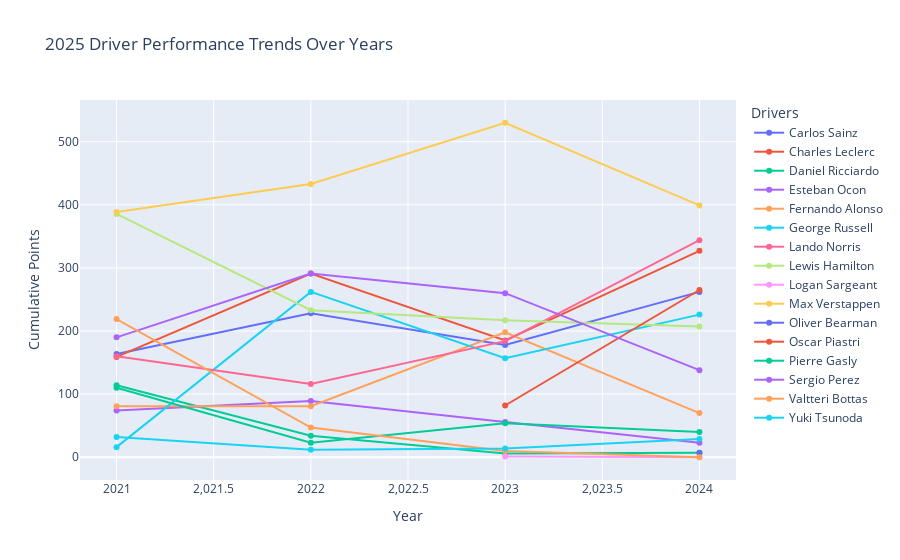

The notebook cell this image was saved under:
### Code cell
driver_performance = data.groupby(['Driver', 'Year'])['Points'].sum().reset_index()

# Interactive visualization
def plot_driver_trends(selected_drivers=None):
    if selected_drivers:
        filtered_data = driver_performance[driver_performance['Driver'].isin(selected_drivers)]
    else:
        filtered_data = driver_performance  # Show all drivers if none are selected
    
    fig = px.line(filtered_data, x="Year", y="Points", color="Driver",
                  title="2025 Driver Performance Trends Over Years",
                  markers=True,
                  labels={"Points": "Cumulative Points"})
    fig.update_layout(legend_title_text="Drivers")
    return fig

# Example usage: Visualize specific drivers
selected_drivers = ["Max Verstappen","Pierre Gasly","Oliver Bearman","Esteban Ocon","Yuki Tsunoda","George Russell", "Lewis Hamilton", "Fernando Alonso","Valtteri Bottas", "Sergio Perez","Carlos Sainz","Charles Leclerc","Oscar Piastri","Lando Norris","Daniel Ricciardo","Logan Sargeant"]
fig = plot_driver_trends(selected_drivers)
fig.show()

### Figure 1 — Plotly figure (JSON) as saved in the notebook; plotly's stock layout.template omitted (floating-point values rounded to 4 significant figures)
{"data": [{"hovertemplate": "Driver=Carlos Sainz<br>Year=%{x}<br>Cumulative Points=%{y}<extra></extra>", "legendgroup": "Carlos Sainz", "line": {"color": "#636efa", "dash": "solid"}, "marker": {"symbol": "circle"}, "mode": "markers+lines", "name": "Carlos Sainz", "orientation": "v", "showlegend": true, "type": "scatter", "x": [2021, 2022, 2023, 2024], "xaxis": "x", "y": [163.5, 228, 178, 262], "yaxis": "y"}, {"hovertemplate": "Driver=Charles Leclerc<br>Year=%{x}<br>Cumulative Points=%{y}<extra></extra>", "legendgroup": "Charles Leclerc", "line": {"color": "#EF553B", "dash": "solid"}, "marker": {"symbol": "circle"}, "mode": "markers+lines", "name": "Charles Leclerc", "orientation": "v", "showlegend": true, "type": "scatter", "x": [2021, 2022, 2023, 2024], "xaxis": "x", "y": [159, 291, 185, 327], "yaxis": "y"}, {"hovertemplate": "Driver=Daniel Ricciardo<br>Year=%{x}<br>Cumulative Points=%{y}<extra></extra>", "legendgroup": "Daniel Ricciardo", "line": {"color": "#00cc96", "dash": "solid"}, "marker": {"symbol": "circle"}, "mode": "markers+lines", "name": "Daniel Ricciardo", "orientation": "v", "showlegend": true, "type": "scatter", "x": [2021, 2022, 2023, 2024], "xaxis": "x", "y": [114, 34, 6, 7], "yaxis": "y"}, {"hovertemplate": "Driver=Esteban Ocon<br>Year=%{x}<br>Cumulative Points=%{y}<extra></extra>", "legendgroup": "Esteban Ocon", "line": {"color": "#ab63fa", "dash": "solid"}, "marker": {"symbol": "circle"}, "mode": "markers+lines", "name": "Esteban Ocon", "orientation": "v", "showlegend": true, "type": "scatter", "x": [2021, 2022, 2023, 2024], "xaxis": "x", "y": [74, 89, 56, 23], "yaxis": "y"}, {"hovertemplate": "Driver=Fernando Alonso<br>Year=%{x}<br>Cumulative Points=%{y}<extra></extra>", "legendgroup": "Fernando Alonso", "line": {"color": "#FFA15A", "dash": "solid"}, "marker": {"symbol": "circle"}, "mode": "markers+lines", "name": "Fernando Alonso", "orientation": "v", "showlegend": true, "type": "scatter", "x": [2021, 2022, 2023, 2024], "xaxis": "x", "y": [81, 81, 198, 70], "yaxis": "y"}, {"hovertemplate": "Driver=George Russell<br>Year=%{x}<br>Cumulative Points=%{y}<extra></extra>", "legendgroup": "George Russell", "line": {"color": "#19d3f3", "dash": "solid"}, "marker": {"symbol": "circle"}, "mode": "markers+lines", "name": "George Russell", "orientation": "v", "showlegend": true, "type": "scatter", "x": [2021, 2022, 2023, 2024], "xaxis": "x", "y": [16, 262, 157, 226], "yaxis": "y"}, {"hovertemplate": "Driver=Lando Norris<br>Year=%{x}<br>Cumulative Points=%{y}<extra></extra>", "legendgroup": "Lando Norris", "line": {"color": "#FF6692", "dash": "solid"}, "marker": {"symbol": "circle"}, "mode": "markers+lines", "name": "Lando Norris", "orientation": "v", "showlegend": true, "type": "scatter", "x": [2021, 2022, 2023, 2024], "xaxis": "x", "y": [160, 116, 184, 344], "yaxis": "y"}, {"hovertemplate": "Driver=Lewis Hamilton<br>Year=%{x}<br>Cumulative Points=%{y}<extra></extra>", "legendgroup": "Lewis Hamilton", "line": {"color": "#B6E880", "dash": "solid"}, "marker": {"symbol": "circle"}, "mode": "markers+lines", "name": "Lewis Hamilton", "orientation": "v", "showlegend": true, "type": "scatter", "x": [2021, 2022, 2023, 2024], "xaxis": "x", "y": [385.5, 233, 217, 207], "yaxis": "y"}, {"hovertemplate": "Driver=Logan Sargeant<br>Year=%{x}<br>Cumulative Points=%{y}<extra></extra>", "legendgroup": "Logan Sargeant", "line": {"color": "#FF97FF", "dash": "solid"}, "marker": {"symbol": "circle"}, "mode": "markers+lines", "name": "Logan Sargeant", "orientation": "v", "showlegend": true, "type": "scatter", "x": [2023, 2024], "xaxis": "x", "y": [1, 0], "yaxis": "y"}, {"hovertemplate": "Driver=Max Verstappen<br>Year=%{x}<br>Cumulative Points=%{y}<extra></extra>", "legendgroup": "Max Verstappen", "line": {"color": "#FECB52", "dash": "solid"}, "marker": {"symbol": "circle"}, "mode": "markers+lines", "name": "Max Verstappen", "orientation": "v", "showlegend": true, "type": "scatter", "x": [2021, 2022, 2023, 2024], "xaxis": "x", "y": [388.5, 433, 530, 399], "yaxis": "y"}, {"hovertemplate": "Driver=Oliver Bearman<br>Year=%{x}<br>Cumulative Points=%{y}<extra></extra>", "legendgroup": "Oliver Bearman", "line": {"color": "#636efa", "dash": "solid"}, "marker": {"symbol": "circle"}, "mode": "markers+lines", "name": "Oliver Bearman", "orientation": "v", "showlegend": true, "type": "scatter", "x": [2024], "xaxis": "x", "y": [7], "yaxis": "y"}, {"hovertemplate": "Driver=Oscar Piastri<br>Year=%{x}<br>Cumulative Points=%{y}<extra></extra>", "legendgroup": "Oscar Piastri", "line": {"color": "#EF553B", "dash": "solid"}, "marker": {"symbol": "circle"}, "mode": "markers+lines", "name": "Oscar Piastri", "orientation": "v", "showlegend": true, "type": "scatter", "x": [2023, 2024], "xaxis": "x", "y": [82, 265], "yaxis": "y"}, {"hovertemplate": "Driver=Pierre Gasly<br>Year=%{x}<br>Cumulative Points=%{y}<extra></extra>", "legendgroup": "Pierre Gasly", "line": {"color": "#00cc96", "dash": "solid"}, "marker": {"symbol": "circle"}, "mode": "markers+lines", "name": "Pierre Gasly", "orientation": "v", "showlegend": true, "type": "scatter", "x": [2021, 2022, 2023, 2024], "xaxis": "x", "y": [110, 23, 54, 40], "yaxis": "y"}, {"hovertemplate": "Driver=Sergio Perez<br>Year=%{x}<br>Cumulative Points=%{y}<extra></extra>", "legendgroup": "Sergio Perez", "line": {"color": "#ab63fa", "dash": "solid"}, "marker": {"symbol": "circle"}, "mode": "markers+lines", "name": "Sergio Perez", "orientation": "v", "showlegend": true, "type": "scatter", "x": [2021, 2022, 2023, 2024], "xaxis": "x", "y": [190, 291, 260, 138], "yaxis": "y"}, {"hovertemplate": "Driver=Valtteri Bottas<br>Year=%{x}<br>Cumulative Points=%{y}<extra></extra>", "legendgroup": "Valtteri Bottas", "line": {"color": "#FFA15A", "dash": "solid"}, "marker": {"symbol": "circle"}, "mode": "markers+lines", "name": "Valtteri Bottas", "orientation": "v", "showlegend": true, "type": "scatter", "x": [2021, 2022, 2023, 2024], "xaxis": "x", "y": [219, 47, 10, 0], "yaxis": "y"}, {"hovertemplate": "Driver=Yuki Tsunoda<br>Year=%{x}<br>Cumulative Points=%{y}<extra></extra>", "legendgroup": "Yuki Tsunoda", "line": {"color": "#19d3f3", "dash": "solid"}, "marker": {"symbol": "circle"}, "mode": "markers+lines", "name": "Yuki Tsunoda", "orientation": "v", "showlegend": true, "type": "scatter", "x": [2021, 2022, 2023, 2024], "xaxis": "x", "y": [32, 12, 14, 29], "yaxis": "y"}], "layout": {"legend": {"title": {"text": "Drivers"}, "tracegroupgap": 0}, "title": {"text": "2025 Driver Performance Trends Over Years"}, "xaxis": {"anchor": "y", "domain": [0, 1], "title": {"text": "Year"}}, "yaxis": {"anchor": "x", "domain": [0, 1], "title": {"text": "Cumulative Points"}}}}
